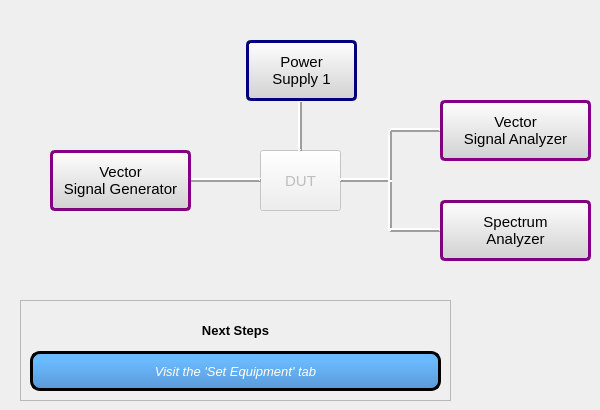
      <widget class="QWidget" name="dashboard">
       <attribute name="title">
        <string>Dashboard</string>
       </attribute>
       <widget class="QPushButton" name="pushButton_12">
        <property name="enabled">
         <bool>false</bool>
        </property>
        <property name="geometry">
         <rect>
          <x>50</x>
          <y>150</y>
          <width>141</width>
          <height>61</height>
         </rect>
        </property>
        <property name="font">
         <font>
          <family>Arial</family>
          <pointsize>11</pointsize>
         </font>
        </property>
        <property name="styleSheet">
         <string notr="true">QPushButton{ border:3px solid purple;  background-color:qlineargradient(spread:pad, x1:1, y1:1, x2:1, y2:0, stop:0 rgba(209, 209, 209, 255), stop:1 rgba(254, 254, 254, 255)); border-radius:5px; color:black;}</string>
        </property>
        <property name="text">
         <string>Vector 
Signal Generator</string>
        </property>
       </widget>
       <widget class="QPushButton" name="pushButton_8">
        <property name="enabled">
         <bool>false</bool>
        </property>
        <property name="geometry">
         <rect>
          <x>440</x>
          <y>100</y>
          <width>151</width>
          <height>61</height>
         </rect>
        </property>
        <property name="font">
         <font>
          <family>Arial</family>
          <pointsize>11</pointsize>
         </font>
        </property>
        <property name="styleSheet">
         <string notr="true">QPushButton{ border:3px solid purple;  background-color:qlineargradient(spread:pad, x1:1, y1:1, x2:1, y2:0, stop:0 rgba(209, 209, 209, 255), stop:1 rgba(254, 254, 254, 255)); border-radius:5px; color:black;}</string>
        </property>
        <property name="text">
         <string>Vector 
Signal Analyzer</string>
        </property>
       </widget>
       <widget class="QPushButton" name="pushButton_9">
        <property name="enabled">
         <bool>false</bool>
        </property>
        <property name="geometry">
         <rect>
          <x>246</x>
          <y>40</y>
          <width>111</width>
          <height>61</height>
         </rect>
        </property>
        <property name="font">
         <font>
          <family>Arial</family>
          <pointsize>11</pointsize>
         </font>
        </property>
        <property name="styleSheet">
         <string notr="true">QPushButton {border:3px solid rgb(0, 0, 127); background-color:qlineargradient(spread:pad, x1:1, y1:1, x2:1, y2:0, stop:0 rgba(209, 209, 209, 255), stop:1 rgba(254, 254, 254, 255)); border-radius:5px; color:black;}</string>
        </property>
        <property name="text">
         <string>Power 
Supply 1</string>
        </property>
       </widget>
       <widget class="QFrame" name="nextFrame_2">
        <property name="geometry">
         <rect>
          <x>20</x>
          <y>300</y>
          <width>431</width>
          <height>101</height>
         </rect>
        </property>
        <property name="font">
         <font>
          <pointsize>4</pointsize>
         </font>
        </property>
        <property name="frameShape">
         <enum>QFrame::StyledPanel</enum>
        </property>
        <property name="frameShadow">
         <enum>QFrame::Plain</enum>
        </property>
        <widget class="QWidget" name="verticalLayoutWidget_2">
         <property name="geometry">
          <rect>
           <x>10</x>
           <y>10</y>
           <width>411</width>
           <height>81</height>
          </rect>
         </property>
         <layout class="QVBoxLayout" name="verticalLayout_2" stretch="1,1">
          <property name="spacing">
           <number>0</number>
          </property>
          <item>
           <widget class="QLabel" name="label_28">
            <property name="font">
             <font>
              <pointsize>10</pointsize>
              <weight>75</weight>
              <bold>true</bold>
             </font>
            </property>
            <property name="text">
             <string>Next Steps</string>
            </property>
            <property name="alignment">
             <set>Qt::AlignCenter</set>
            </property>
           </widget>
          </item>
          <item>
           <widget class="QLabel" name="visitEquip">
            <property name="font">
             <font>
              <pointsize>10</pointsize>
              <weight>50</weight>
              <italic>true</italic>
              <bold>false</bold>
             </font>
            </property>
            <property name="styleSheet">
             <string notr="true">QLabel {background:qlineargradient(spread:pad, x1:1, y1:1, x2:1, y2:0.21, stop:0 rgba(90, 154, 215, 255), stop:1 rgba(107, 186, 255, 255));color:white;border-radius:10px; border: 3px solid rgb(0, 0, 0)}</string>
            </property>
            <property name="lineWidth">
             <number>1</number>
            </property>
            <property name="text">
             <string>Visit the 'Set Equipment' tab</string>
            </property>
            <property name="alignment">
             <set>Qt::AlignCenter</set>
            </property>
           </widget>
          </item>
         </layout>
        </widget>
       </widget>
       <widget class="QPushButton" name="pushButton_10">
        <property name="enabled">
         <bool>false</bool>
        </property>
        <property name="geometry">
         <rect>
          <x>260</x>
          <y>150</y>
          <width>81</width>
          <height>61</height>
         </rect>
        </property>
        <property name="font">
         <font>
          <family>Arial</family>
          <pointsize>11</pointsize>
         </font>
        </property>
        <property name="text">
         <string>DUT</string>
        </property>
       </widget>
       <widget class="QPushButton" name="pushButton_11">
        <property name="enabled">
         <bool>false</bool>
        </property>
        <property name="geometry">
         <rect>
          <x>440</x>
          <y>200</y>
          <width>151</width>
          <height>61</height>
         </rect>
        </property>
        <property name="font">
         <font>
          <family>Arial</family>
          <pointsize>11</pointsize>
         </font>
        </property>
        <property name="styleSheet">
         <string notr="true">QPushButton{ border:3px solid purple;  background-color:qlineargradient(spread:pad, x1:1, y1:1, x2:1, y2:0, stop:0 rgba(209, 209, 209, 255), stop:1 rgba(254, 254, 254, 255)); border-radius:5px; color:black;}</string>
        </property>
        <property name="text">
         <string>Spectrum 
Analyzer</string>
        </property>
       </widget>
       <widget class="Line" name="line_66">
        <property name="geometry">
         <rect>
          <x>190</x>
          <y>170</y>
          <width>71</width>
          <height>20</height>
         </rect>
        </property>
        <property name="frameShadow">
         <enum>QFrame::Raised</enum>
        </property>
        <property name="lineWidth">
         <number>2</number>
        </property>
        <property name="orientation">
         <enum>Qt::Horizontal</enum>
        </property>
       </widget>
       <widget class="Line" name="line_67">
        <property name="geometry">
         <rect>
          <x>290</x>
          <y>100</y>
          <width>20</width>
          <height>51</height>
         </rect>
        </property>
        <property name="frameShadow">
         <enum>QFrame::Raised</enum>
        </property>
        <property name="lineWidth">
         <number>2</number>
        </property>
        <property name="orientation">
         <enum>Qt::Vertical</enum>
        </property>
       </widget>
       <widget class="Line" name="line_68">
        <property name="geometry">
         <rect>
          <x>340</x>
          <y>170</y>
          <width>51</width>
          <height>20</height>
         </rect>
        </property>
        <property name="frameShadow">
         <enum>QFrame::Raised</enum>
        </property>
        <property name="lineWidth">
         <number>2</number>
        </property>
        <property name="orientation">
         <enum>Qt::Horizontal</enum>
        </property>
       </widget>
       <widget class="Line" name="line_69">
        <property name="geometry">
         <rect>
          <x>380</x>
          <y>130</y>
          <width>20</width>
          <height>51</height>
         </rect>
        </property>
        <property name="frameShadow">
         <enum>QFrame::Raised</enum>
        </property>
        <property name="lineWidth">
         <number>2</number>
        </property>
        <property name="orientation">
         <enum>Qt::Vertical</enum>
        </property>
       </widget>
       <widget class="Line" name="line_70">
        <property name="geometry">
         <rect>
          <x>380</x>
          <y>180</y>
          <width>20</width>
          <height>51</height>
         </rect>
        </property>
        <property name="frameShadow">
         <enum>QFrame::Raised</enum>
        </property>
        <property name="lineWidth">
         <number>2</number>
        </property>
        <property name="orientation">
         <enum>Qt::Vertical</enum>
        </property>
       </widget>
       <widget class="Line" name="line_71">
        <property name="geometry">
         <rect>
          <x>390</x>
          <y>120</y>
          <width>51</width>
          <height>20</height>
         </rect>
        </property>
        <property name="frameShadow">
         <enum>QFrame::Raised</enum>
        </property>
        <property name="lineWidth">
         <number>2</number>
        </property>
        <property name="orientation">
         <enum>Qt::Horizontal</enum>
        </property>
       </widget>
       <widget class="Line" name="line_72">
        <property name="geometry">
         <rect>
          <x>390</x>
          <y>220</y>
          <width>51</width>
          <height>20</height>
         </rect>
        </property>
        <property name="frameShadow">
         <enum>QFrame::Raised</enum>
        </property>
        <property name="lineWidth">
         <number>2</number>
        </property>
        <property name="orientation">
         <enum>Qt::Horizontal</enum>
        </property>
       </widget>
       <zorder>nextFrame_2</zorder>
       <zorder>pushButton_10</zorder>
       <zorder>line_66</zorder>
       <zorder>line_67</zorder>
       <zorder>line_68</zorder>
       <zorder>line_69</zorder>
       <zorder>line_70</zorder>
       <zorder>line_71</zorder>
       <zorder>line_72</zorder>
       <zorder>pushButton_12</zorder>
       <zorder>pushButton_9</zorder>
       <zorder>pushButton_11</zorder>
       <zorder>pushButton_8</zorder>
      </widget>
